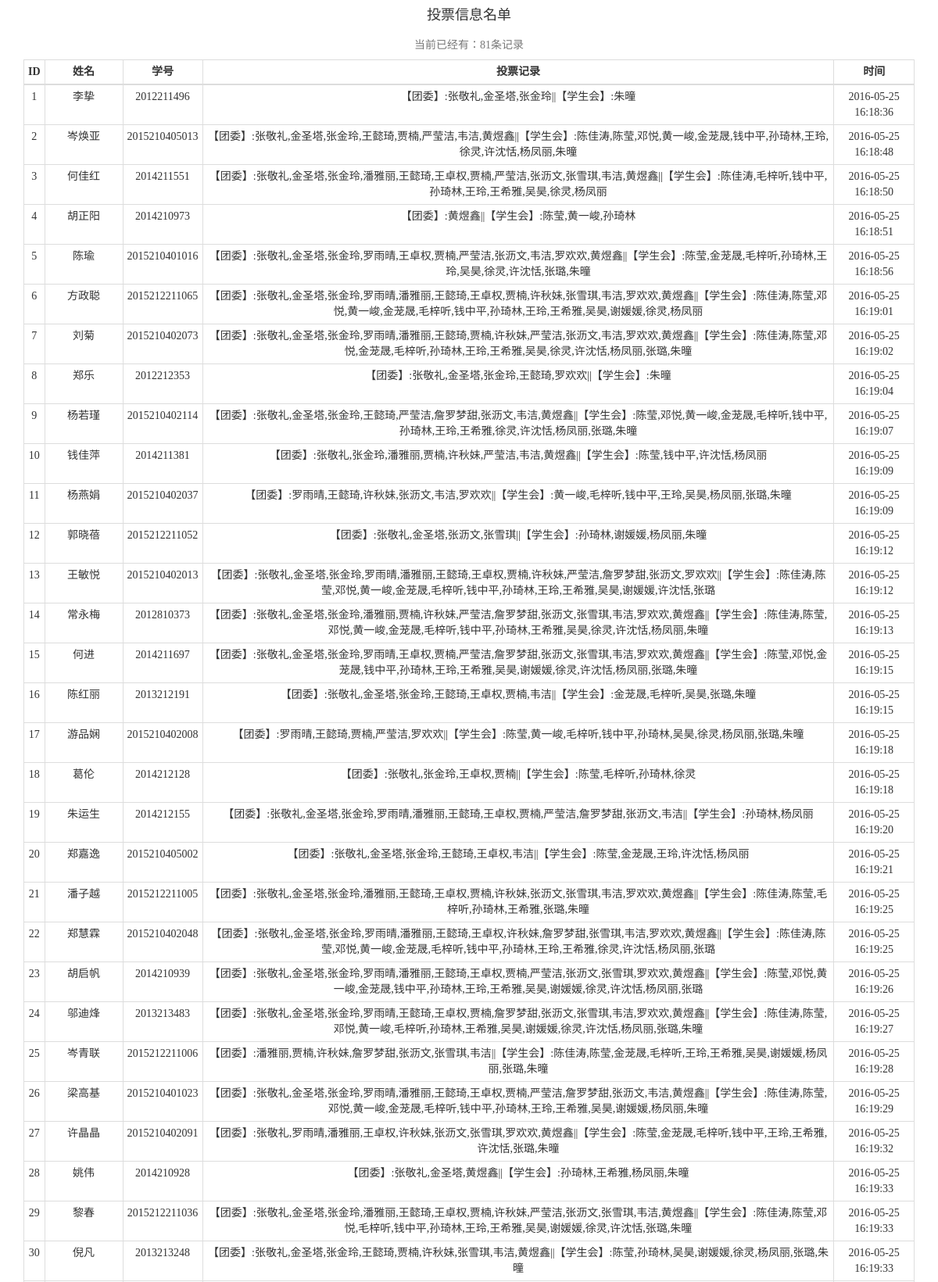
/vote_normal/vote_list.php (upper part), run on the app's committed database.
### tables this page shows
CREATE TABLE `vote_record` (
  `vote_id` int(11) NOT NULL AUTO_INCREMENT,
  `vote_name` varchar(200) DEFAULT NULL,
  `vote_num` varchar(200) DEFAULT NULL,
  `vote_record` varchar(500) DEFAULT NULL,
  `vote_time` timestamp NOT NULL DEFAULT CURRENT_TIMESTAMP ON UPDATE CURRENT_TIMESTAMP,
  PRIMARY KEY (`vote_id`)
);

### vote_normal/vote_list.php (the view, shortened to what this page needs)
<!DOCTYPE html>
<html lang="">
    <head>
        <link rel="stylesheet" href="https://maxcdn.bootstrapcdn.com/bootstrap/3.3.6/css/bootstrap.min.css">
    </head>
    <body>
         <?php
    $pdo = connectDb();
    $sql = "select * from vote_record";
    $arr = $pdo->query($sql);
	$sql2 = "select count(*) from vote_record;";
    $rs = $pdo -> query($sql2);
    $arrData = $rs -> fetch(PDO::FETCH_ASSOC);
    $total=$arrData['count(*)'];
    ?>
    <div class="container">
        <table class="table table-condensed table-hover table-bordered text-center">
            <h4 class="text-center">投票信息名单</h4>
            <caption class="text-center">当前已经有：<?php echo $total ?>条记录</caption>
            <thead>
            <tr>
                <th>ID</th>
                <th style="width: 100px;">姓名</th>
                <th>学号</th>
                <th>投票记录</th>
                <th>时间</th>
            </tr>
            </thead>
            <tbody>
            <?php
            $id=0;
            foreach ($arr as $row) {
            	$id++;
                echo "<tr>";
	                echo "<td>{$id}</td>";
	                echo "<td>{$row['vote_name']}</td>";
	                echo "<td>{$row['vote_num']}</td>";
	                echo "<td>{$row['vote_record']} </td>";
					echo "<td>{$row['vote_time']} </td>";
            }
            ?>
            </tbody>
        </table>
    </div>
    </body>
</html>

### vote_normal/vote_list.php (style rules this page uses)
th { text-align: center;x }
* { font-family: "微软雅黑"; }

### data on the page
vote_record: vote_name "李挚", vote_num "2012211496", vote_record "【团委】:张敬礼,金圣塔,张金玲||【学生会】:朱曈", vote_time "2016-05-25 16:18:36"
vote_record: vote_name "岑焕亚", vote_num "2015210405013", vote_record "【团委】:张敬礼,金圣塔,张金玲,王懿琦,贾楠,严莹洁,韦洁,黄煜鑫||【学生会】:陈佳涛,陈莹,邓悦,黄一峻,金茏晟,钱中平,孙琦林,王玲,徐灵,许沈恬,杨凤丽,朱曈", vote_time "2016-05-25 16:18:48"
vote_record: vote_name "何佳红", vote_num "2014211551", vote_record "【团委】:张敬礼,金圣塔,张金玲,潘雅丽,王懿琦,王卓权,贾楠,严莹洁,张沥文,张雪琪,韦洁,黄煜鑫||【学生会】:陈佳涛,毛梓听,钱中平,孙琦林,王玲,王希雅,吴昊,徐灵,杨凤丽", vote_time "2016-05-25 16:18:50"
vote_record: vote_name "胡正阳", vote_num "2014210973", vote_record "【团委】:黄煜鑫||【学生会】:陈莹,黄一峻,孙琦林", vote_time "2016-05-25 16:18:51"
vote_record: vote_name "陈瑜", vote_num "2015210401016", vote_record "【团委】:张敬礼,金圣塔,张金玲,罗雨晴,王卓权,贾楠,严莹洁,张沥文,韦洁,罗欢欢,黄煜鑫||【学生会】:陈莹,金茏晟,毛梓听,孙琦林,王玲,吴昊,徐灵,许沈恬,张璐,朱曈", vote_time "2016-05-25 16:18:56"
vote_record: vote_name "方政聪", vote_num "2015212211065", vote_record "【团委】:张敬礼,金圣塔,张金玲,罗雨晴,潘雅丽,王懿琦,王卓权,贾楠,许秋妹,张雪琪,韦洁,罗欢欢,黄煜鑫||【学生会】:陈佳涛,陈莹,邓悦,黄一峻,金茏晟,毛梓听,钱中平,孙琦林,王玲,王希雅,吴昊,谢媛媛,徐灵,杨凤丽", vote_time "2016-05-25 16:19:01"
vote_record: vote_name "刘菊", vote_num "2015210402073", vote_record "【团委】:张敬礼,金圣塔,张金玲,罗雨晴,潘雅丽,王懿琦,贾楠,许秋妹,严莹洁,张沥文,韦洁,罗欢欢,黄煜鑫||【学生会】:陈佳涛,陈莹,邓悦,金茏晟,毛梓听,孙琦林,王玲,王希雅,吴昊,徐灵,许沈恬,杨凤丽,张璐,朱曈", vote_time "2016-05-25 16:19:02"
vote_record: vote_name "郑乐", vote_num "2012212353", vote_record "【团委】:张敬礼,金圣塔,张金玲,王懿琦,罗欢欢||【学生会】:朱曈", vote_time "2016-05-25 16:19:04"
vote_record: vote_name "杨若瑾", vote_num "2015210402114", vote_record "【团委】:张敬礼,金圣塔,张金玲,王懿琦,严莹洁,詹罗梦甜,张沥文,韦洁,黄煜鑫||【学生会】:陈莹,邓悦,黄一峻,金茏晟,毛梓听,钱中平,孙琦林,王玲,王希雅,徐灵,许沈恬,杨凤丽,张璐,朱曈", vote_time "2016-05-25 16:19:07"
vote_record: vote_name "钱佳萍", vote_num "2014211381", vote_record "【团委】:张敬礼,张金玲,潘雅丽,贾楠,许秋妹,严莹洁,韦洁,黄煜鑫||【学生会】:陈莹,钱中平,许沈恬,杨凤丽", vote_time "2016-05-25 16:19:09"
vote_record: vote_name "杨燕娟", vote_num "2015210402037", vote_record "【团委】:罗雨晴,王懿琦,许秋妹,张沥文,韦洁,罗欢欢||【学生会】:黄一峻,毛梓听,钱中平,王玲,吴昊,杨凤丽,张璐,朱曈", vote_time "2016-05-25 16:19:09"
vote_record: vote_name "郭晓蓓", vote_num "2015212211052", vote_record "【团委】:张敬礼,金圣塔,张沥文,张雪琪||【学生会】:孙琦林,谢媛媛,杨凤丽,朱曈", vote_time "2016-05-25 16:19:12"
vote_record: vote_name "王敏悦", vote_num "2015210402013", vote_record "【团委】:张敬礼,金圣塔,张金玲,罗雨晴,潘雅丽,王懿琦,王卓权,贾楠,许秋妹,严莹洁,詹罗梦甜,张沥文,罗欢欢||【学生会】:陈佳涛,陈莹,邓悦,黄一峻,金茏晟,毛梓听,钱中平,孙琦林,王玲,王希雅,吴昊,谢媛媛,许沈恬,张璐", vote_time "2016-05-25 16:19:12"
vote_record: vote_name "常永梅", vote_num "2012810373", vote_record "【团委】:张敬礼,金圣塔,张金玲,潘雅丽,贾楠,许秋妹,严莹洁,詹罗梦甜,张沥文,张雪琪,韦洁,罗欢欢,黄煜鑫||【学生会】:陈佳涛,陈莹,邓悦,黄一峻,金茏晟,毛梓听,钱中平,孙琦林,王希雅,吴昊,徐灵,许沈恬,杨凤丽,朱曈", vote_time "2016-05-25 16:19:13"
vote_record: vote_name "何进", vote_num "2014211697", vote_record "【团委】:张敬礼,金圣塔,张金玲,罗雨晴,王卓权,贾楠,严莹洁,詹罗梦甜,张沥文,张雪琪,韦洁,罗欢欢,黄煜鑫||【学生会】:陈莹,邓悦,金茏晟,钱中平,孙琦林,王玲,王希雅,吴昊,谢媛媛,徐灵,许沈恬,杨凤丽,张璐,朱曈", vote_time "2016-05-25 16:19:15"
vote_record: vote_name "陈红丽", vote_num "2013212191", vote_record "【团委】:张敬礼,金圣塔,张金玲,王懿琦,王卓权,贾楠,韦洁||【学生会】:金茏晟,毛梓听,吴昊,张璐,朱曈", vote_time "2016-05-25 16:19:15"
vote_record: vote_name "游品娴", vote_num "2015210402008", vote_record "【团委】:罗雨晴,王懿琦,贾楠,严莹洁,罗欢欢||【学生会】:陈莹,黄一峻,毛梓听,钱中平,孙琦林,吴昊,徐灵,杨凤丽,张璐,朱曈", vote_time "2016-05-25 16:19:18"
vote_record: vote_name "葛伦", vote_num "2014212128", vote_record "【团委】:张敬礼,张金玲,王卓权,贾楠||【学生会】:陈莹,毛梓听,孙琦林,徐灵", vote_time "2016-05-25 16:19:18"
vote_record: vote_name "朱运生", vote_num "2014212155", vote_record "【团委】:张敬礼,金圣塔,张金玲,罗雨晴,潘雅丽,王懿琦,王卓权,贾楠,严莹洁,詹罗梦甜,张沥文,韦洁||【学生会】:孙琦林,杨凤丽", vote_time "2016-05-25 16:19:20"
vote_record: vote_name "郑嘉逸", vote_num "2015210405002", vote_record "【团委】:张敬礼,金圣塔,张金玲,王懿琦,王卓权,韦洁||【学生会】:陈莹,金茏晟,王玲,许沈恬,杨凤丽", vote_time "2016-05-25 16:19:21"
vote_record: vote_name "潘子越", vote_num "2015212211005", vote_record "【团委】:张敬礼,金圣塔,张金玲,潘雅丽,王懿琦,王卓权,贾楠,许秋妹,张沥文,张雪琪,韦洁,罗欢欢,黄煜鑫||【学生会】:陈佳涛,陈莹,毛梓听,孙琦林,王希雅,张璐,朱曈", vote_time "2016-05-25 16:19:25"
vote_record: vote_name "郑慧霖", vote_num "2015210402048", vote_record "【团委】:张敬礼,金圣塔,张金玲,罗雨晴,潘雅丽,王懿琦,王卓权,许秋妹,詹罗梦甜,张雪琪,韦洁,罗欢欢,黄煜鑫||【学生会】:陈佳涛,陈莹,邓悦,黄一峻,金茏晟,毛梓听,钱中平,孙琦林,王玲,王希雅,徐灵,许沈恬,杨凤丽,张璐", vote_time "2016-05-25 16:19:25"
vote_record: vote_name "胡启帆", vote_num "2014210939", vote_record "【团委】:张敬礼,金圣塔,张金玲,罗雨晴,潘雅丽,王懿琦,王卓权,贾楠,严莹洁,张沥文,张雪琪,罗欢欢,黄煜鑫||【学生会】:陈莹,邓悦,黄一峻,金茏晟,钱中平,孙琦林,王玲,王希雅,吴昊,谢媛媛,徐灵,许沈恬,杨凤丽,张璐", vote_time "2016-05-25 16:19:26"
vote_record: vote_name "邬迪烽", vote_num "2013213483", vote_record "【团委】:张敬礼,金圣塔,张金玲,罗雨晴,王懿琦,王卓权,贾楠,詹罗梦甜,张沥文,张雪琪,韦洁,罗欢欢,黄煜鑫||【学生会】:陈佳涛,陈莹,邓悦,黄一峻,毛梓听,孙琦林,王希雅,吴昊,谢媛媛,徐灵,许沈恬,杨凤丽,张璐,朱曈", vote_time "2016-05-25 16:19:27"
vote_record: vote_name "岑青联", vote_num "2015212211006", vote_record "【团委】:潘雅丽,贾楠,许秋妹,詹罗梦甜,张沥文,张雪琪,韦洁||【学生会】:陈佳涛,陈莹,金茏晟,毛梓听,王玲,王希雅,吴昊,谢媛媛,杨凤丽,张璐,朱曈", vote_time "2016-05-25 16:19:28"
vote_record: vote_name "梁高基", vote_num "2015210401023", vote_record "【团委】:张敬礼,金圣塔,张金玲,罗雨晴,潘雅丽,王懿琦,王卓权,贾楠,严莹洁,詹罗梦甜,张沥文,韦洁,黄煜鑫||【学生会】:陈佳涛,陈莹,邓悦,黄一峻,金茏晟,毛梓听,钱中平,孙琦林,王玲,王希雅,吴昊,谢媛媛,杨凤丽,朱曈", vote_time "2016-05-25 16:19:29"
vote_record: vote_name "许晶晶", vote_num "2015210402091", vote_record "【团委】:张敬礼,罗雨晴,潘雅丽,王卓权,许秋妹,张沥文,张雪琪,罗欢欢,黄煜鑫||【学生会】:陈莹,金茏晟,毛梓听,钱中平,王玲,王希雅,许沈恬,张璐,朱曈", vote_time "2016-05-25 16:19:32"
vote_record: vote_name "姚伟", vote_num "2014210928", vote_record "【团委】:张敬礼,金圣塔,黄煜鑫||【学生会】:孙琦林,王希雅,杨凤丽,朱曈", vote_time "2016-05-25 16:19:33"
vote_record: vote_name "黎春", vote_num "2015212211036", vote_record "【团委】:张敬礼,金圣塔,张金玲,潘雅丽,王懿琦,王卓权,贾楠,许秋妹,严莹洁,张沥文,张雪琪,韦洁,黄煜鑫||【学生会】:陈佳涛,陈莹,邓悦,毛梓听,钱中平,孙琦林,王玲,王希雅,吴昊,谢媛媛,徐灵,许沈恬,张璐,朱曈", vote_time "2016-05-25 16:19:33"
vote_record: vote_name "倪凡", vote_num "2013213248", vote_record "【团委】:张敬礼,金圣塔,张金玲,王懿琦,贾楠,许秋妹,张雪琪,韦洁,黄煜鑫||【学生会】:陈莹,孙琦林,吴昊,谢媛媛,徐灵,杨凤丽,张璐,朱曈", vote_time "2016-05-25 16:19:33"

### other printed values
$total "81"
